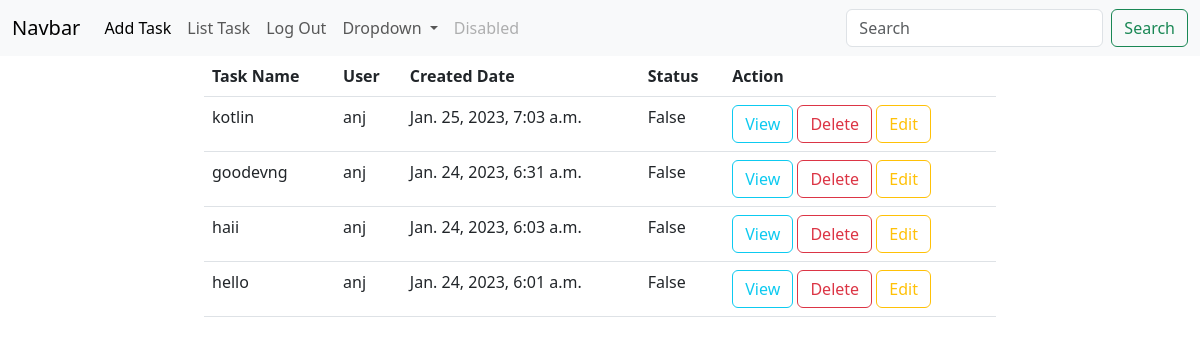
The page /web/tasks/all (signed in) on the database its author committed.
### api/models.py (models this page shows, shortened)
class Tasks(models.Model):
    task_name=models.CharField(max_length=50)
    user=models.ForeignKey(User,on_delete=models.CASCADE)
    created_date=models.DateTimeField(auto_now_add=True)
    status=models.BooleanField(default=False)

### taskweb/views.py (the view)
# urls.py: path("tasks/all",views.TaskListView.as_view(),name="task-all"),
@method_decorator(signin_required,name="dispatch")
class TaskListView(View):
    def get(self,request,*args,**kwargs):
        qs=Tasks.objects.filter(user=request.user).order_by("-created_date")
        return render(request,"task-list.html",{"tasks":qs})

### taskweb/views.py (called while the page is built)
def signin_required(fn):
    def wrapper(request,*args,**kwargs):
        if not request.user.is_authenticated:
            return redirect("sign-in")
        else:
            return fn(request,*args,**kwargs)
    return wrapper

### taskweb/templates/task-list.html
{%extends 'base.html'%}
{%block body%}
<div class="conatiner">
    <div class="row">
        <div class="col-2"></div>
        <div class="col-8">
            <table class="table">
                <tr>
                    <th>Task Name</th>
                    <th>User</th>
                    <th>Created Date</th>
                    <th>Status</th>
                    <th>Action</th>
                </tr>
                {%for t in tasks%}
                    <tr>
                       <td>{{t.task_name}}</td>
                       <td>{{t.user}}</td>
                       <td>{{t.created_date}}</td>
                       <td>{{t.status}}</td>
                       <td>
                        <a href="{%url 'task-detail' t.id%}" class="btn btn-outline-info">View</a>
                        <a href="{%url 'task-delete' t.id%}" class="btn btn-outline-danger">Delete</a>
                        <a href="{%url 'task-edit' t.id%}" class="btn btn-outline-warning">Edit</a>
                       </td>
                    </tr>
                {%endfor%}
            </table>
        </div>
        <div class="col-2"></div>
    </div>
</div>
{%endblock%}

### taskweb/templates/base.html (shortened to what this page needs)
<!DOCTYPE html>
<html lang="en">
<head>
    <link href="https://cdn.jsdelivr.net/npm/bootstrap@5.3.0-alpha1/dist/css/bootstrap.min.css" rel="stylesheet">
</head>
<body>
    <nav class="navbar navbar-expand-lg bg-body-tertiary">
        <div class="container-fluid">
          <a class="navbar-brand" href="#">Navbar</a>
          <div class="collapse navbar-collapse" id="navbarSupportedContent">
            <ul class="navbar-nav me-auto mb-2 mb-lg-0">
              <li class="nav-item">
                <a class="nav-link active" aria-current="page" href="{%url 'task-add'%}">Add Task</a>
              </li>
              <li class="nav-item">
                <a class="nav-link" href="{%url 'task-all'%}">List Task</a>
              </li>
              <li class="nav-item">
                <a class="nav-link" href="{%url 'sign-out'%}">Log Out</a>
              </li>
              <li class="nav-item dropdown">
                <a class="nav-link dropdown-toggle" href="#" role="button" data-bs-toggle="dropdown" aria-expanded="false">
                  Dropdown
                </a>
              </li>
              <li class="nav-item">
                <a class="nav-link disabled">Disabled</a>
              </li>
            </ul>
            <form class="d-flex" role="search">
              <input class="form-control me-2" type="search" placeholder="Search" aria-label="Search">
              <button class="btn btn-outline-success" type="submit">Search</button>
            </form>
          </div>
        </div>
      </nav>
      {%block body%}
      {%endblock%}
</body>
</html>

### rows shown on the page
Tasks: task_name "kotlin", user "anj", created_date "Jan. 25, 2023, 7:03 a.m.", status "False"
Tasks: task_name "goodevng", user "anj", created_date "Jan. 24, 2023, 6:31 a.m.", status "False"
Tasks: task_name "haii", user "anj", created_date "Jan. 24, 2023, 6:03 a.m.", status "False"
Tasks: task_name "hello", user "anj", created_date "Jan. 24, 2023, 6:01 a.m.", status "False"
